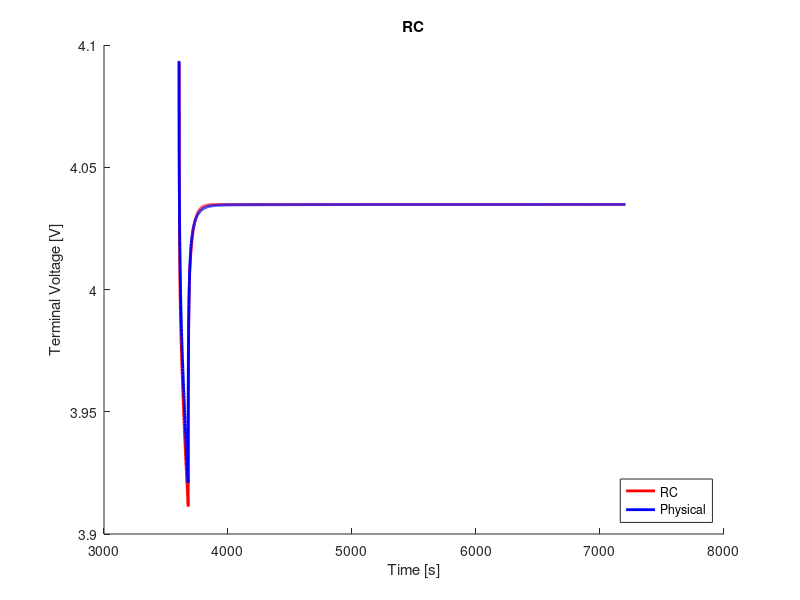

Write the MATLAB code that produced this figure.
clear;
clc;
close all;

%% load data
load('ocv_final.mat');
time_ocv = time;
load('pulse_5_c_1.mat');
load('rc2_cf_5_c.mat');

%% voltage limitations
v_max = 4.4;                                    % cut-over voltage
v_min = 3.0;                                    % cut-off voltage

%% resample ocv and soc
t1 = time_ocv(1);
t2 = time_ocv(end);
dt = 1;                                         % sample time
t = (t1:dt:t2) - t1;

ocv = interp1(time_ocv, ocv, t1:dt:t2);
soc = interp1(time_ocv, soc, t1:dt:t2);

s = length(time);

%% variables
Q = 16.8;
eta = 1.0;                                  % coulombic efficiency

n = 2;                                      % number of rc links
i_r = zeros(n, 1);
v_c = zeros(n, 1);
flag = 1;

%% compute soc
ind_init = soc(interp1(ocv, 1:length(ocv), V_batt_time(1), 'nearest'))
ind_init = interp1(soc, 1:length(soc), ind_init, 'nearest');
v_t(1) = ocv(ind_init);
z0 = soc(ind_init);
z = z0 - dt/(Q*3600)*eta*cumsum(I(1:end));

% manual fit
p = 2;
r0 = r0_cf(p);
r1 = r1_cf(p);
r2 = r2_cf(p);
% r3 = r3_cf(p);
c1 = c1_cf(p);
c2 = c2_cf(p);
% c3 = c3_cf(p);

r = [r1; r2];
c = [c1; c2];

%% compute terminal voltage
for j = 1:n
    f(j) = exp(-dt/(r(j)*c(j)));
end
for k = 1:s-1
    if flag == 1
        i_r(:, k+1) = diag(f)*i_r(:, k) + (1-f')*I(k);
        v_c(:, k) = i_r(:, k).*r;
        ind = interp1(soc, 1:length(soc), z(k), 'nearest');
        v_t(k+1) = ocv(ind) - sum(v_c(:, k)) - I(k).*r0;
        if v_t(k) < v_min
            fprintf('Reached lower voltage limit.');
            flag = 0;
        end
        if v_t(k) > v_max
            fprintf('Reached upper voltage limit.');
            flag = 0;
        end 
    end
end

%% compute rms error
v_t = reshape(v_t, size(V_batt_time));
rmse = 1000*sqrt(mean((V_batt_time - v_t).^2))     % [mV]

%% plot
figure(1);
hold on;
plot(time, v_t, 'r', 'LineWidth', 2)
hold on;
plot(time, V_batt_time, 'b', 'LineWidth', 2)
xlabel('Time [s]')
ylabel('Terminal Voltage [V]')
title('RC')
legend('RC', 'Physical', 'location', 'southeast')
